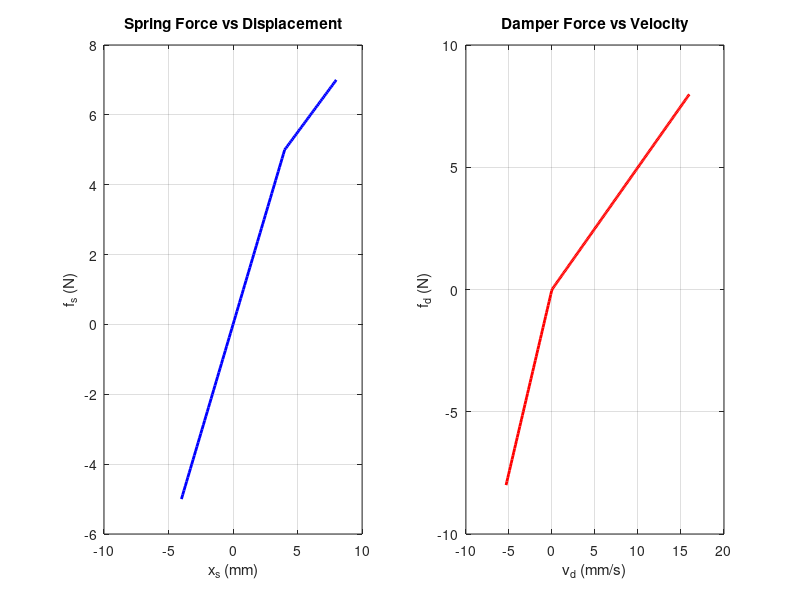
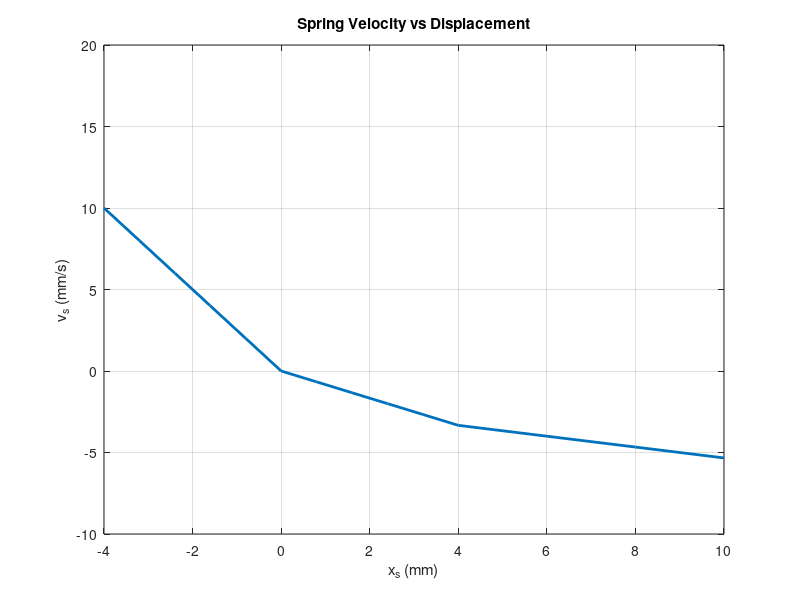

The MATLAB script that drew these images, in order:
% 5-2 Part b
x_spring = 4;
f_spring = 5;
f_damper = -f_spring;
v_damper = f_damper/(3/2);
v_spring = v_damper;
fprintf('Displacement of spring (x_spring): %.2f mm\n', x_spring);
fprintf('Force in spring (f_spring): %.2f N\n', f_spring);
fprintf('Force in damper (f_damper): %.2f N\n', f_damper);
fprintf('Velocity in damper (v_damper): %.2f mm/s\n', v_damper);
fprintf('Velocity in spring (v_spring): %.2f mm/s\n', v_spring);
% 5-2 part c
xs = -6.4:0.1:8;
fs = zeros(size(xs));
for i = 1:length(xs)
x = xs(i);
if x >= -4 && x <= 4
fs(i) = 1.25 * xs(i);
elseif x > 4
fs(i) = 0.5*(xs(i) - 4) + 5;
else
fs(i) = NaN;
end
end
vd = -16/3:0.1:16;
fd = zeros(size(vd));
for i = 1:length(vd)
v = vd(i);
if v <=0
fd(i) = (3/2)*(v);
else
fd(i) = 0.5*(v);
end
end
figure;
subplot(1,2,1);
plot(xs, fs, "b", 'LineWidth', 2);
xlabel('x_s (mm)');
ylabel('f_s (N)');
title('Spring Force vs Displacement');
grid on;
subplot(1,2,2);
plot(vd, fd, 'r', 'LineWidth', 2);
xlabel('v_d (mm/s)');
ylabel('f_d (N)');
title('Damper Force vs Velocity');
grid on;
% 5-2 part d
F_range = -8:1:8;
x_s = zeros(size(F_range));
v_s = zeros(size(F_range));
for i = 1:length(F_range)
F = F_range(i);
if F >= -5 && F <= 5
x = F/1.25;
elseif F > 5
x = (F - 3) / 0.5;
else
x = NaN;
end
x_s(i) = x;
f_spring = F;
f_damper = -f_spring;
if f_damper >= 0
b_d = 0.5;
else
b_d = 1.5;
end
v = f_damper / b_d;
v_s(i) = v;
end
figure;
plot(x_s, v_s, 'LineWidth', 2);
xlabel('x_s (mm)');
ylabel("v_s (mm/s)");
title("Spring Velocity vs Displacement");
grid on;
